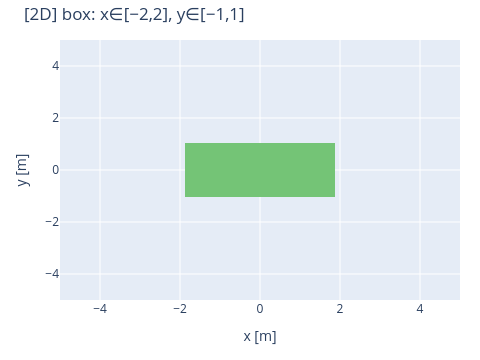
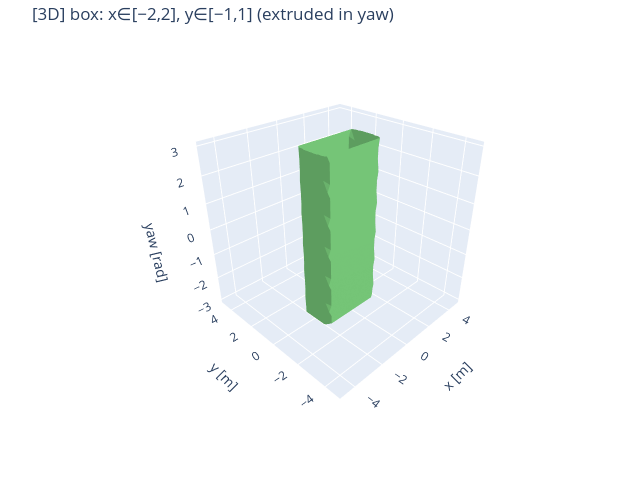

These figures' notebook cell, in order:
### Markdown cell above
## 3. `Deferred('box', ...)` — rectangle x ∈ [−2, 2], y ∈ [−1, 1]

Only `(x, y)` are bounded; in 3D the shape is the rectangle extruded along `yaw`.

### Code cell
S = Deferred('box', x=(-2, 2), y=(-1, 1))

out = S(impl)
show_2d(out, "box: x∈[−2,2], y∈[−1,1]", colorscale="Greens")
show_3d(out, "box: x∈[−2,2], y∈[−1,1] (extruded in yaw)", colorscale="Greens")

### Figure 1 — Plotly figure (JSON) as saved in the notebook; plotly's stock layout.template omitted (floating-point values rounded to 4 significant figures; data arrays with more than 128 entries replaced by an {"elided": "..."} marker saying what was removed)
{"data": [{"colorscale": [[0, "rgb(247,252,245)"], [0.125, "rgb(229,245,224)"], [0.25, "rgb(199,233,192)"], [0.375, "rgb(161,217,155)"], [0.5, "rgb(116,196,118)"], [0.625, "rgb(65,171,93)"], [0.75, "rgb(35,139,69)"], [0.875, "rgb(0,109,44)"], [1, "rgb(0,68,27)"]], "showscale": false, "type": "heatmap", "x": {"elided": "625 float values"}, "y": {"elided": "625 float values"}, "z": {"elided": "625 float values"}, "zmax": 1, "zmin": 0}], "layout": {"height": 360, "title": {"text": "[2D] box: x∈[−2,2], y∈[−1,1]"}, "width": 480, "xaxis": {"range": [-5, 5], "showline": false, "showticklabels": true, "title": {"text": "x [m]"}, "zeroline": false}, "yaxis": {"range": [-5, 5], "showline": false, "showticklabels": true, "title": {"text": "y [m]"}, "zeroline": false}}}

### Figure 2 — Plotly figure (JSON) as saved in the notebook; plotly's stock layout.template omitted (floating-point values rounded to 4 significant figures; data arrays with more than 128 entries replaced by an {"elided": "..."} marker saying what was removed)
{"data": [{"caps": {"x": {"show": false}, "y": {"show": false}, "z": {"show": false}}, "colorscale": [[0, "rgb(247,252,245)"], [0.125, "rgb(229,245,224)"], [0.25, "rgb(199,233,192)"], [0.375, "rgb(161,217,155)"], [0.5, "rgb(116,196,118)"], [0.625, "rgb(65,171,93)"], [0.75, "rgb(35,139,69)"], [0.875, "rgb(0,109,44)"], [1, "rgb(0,68,27)"]], "isomax": 0, "isomin": 0, "showscale": false, "surface": {"count": 1}, "type": "isosurface", "value": {"elided": "7500 float values"}, "x": {"elided": "7500 float values"}, "y": {"elided": "7500 float values"}, "z": {"elided": "7500 float values"}}], "layout": {"height": 480, "scene": {"aspectmode": "cube", "camera": {"eye": {"x": -1.531, "y": -1.531, "z": 1.25}}, "xaxis": {"range": [-5, 5], "title": {"text": "x [m]"}}, "yaxis": {"range": [-5, 5], "title": {"text": "y [m]"}}, "zaxis": {"range": [-3.142, 3.142], "title": {"text": "yaw [rad]"}}}, "title": {"text": "[3D] box: x∈[−2,2], y∈[−1,1] (extruded in yaw)"}, "width": 640}}
